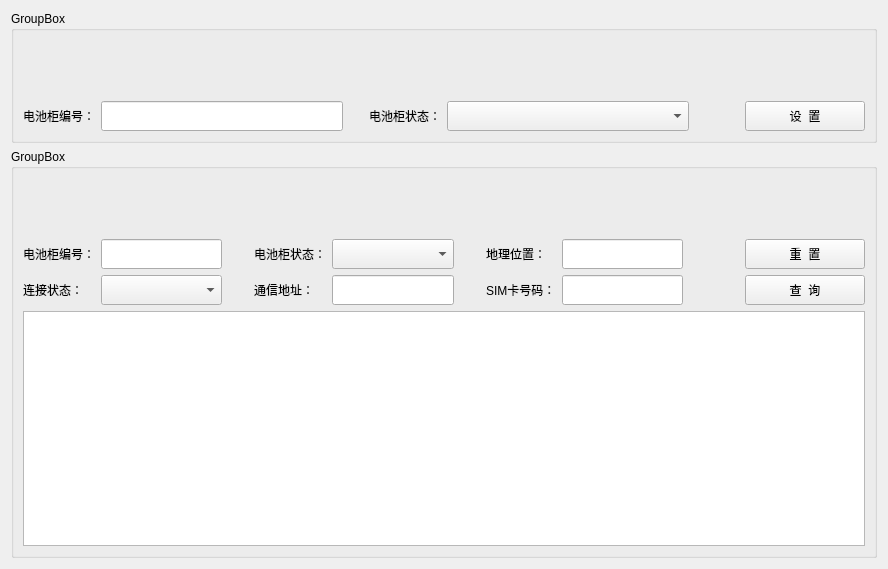
<?xml version="1.0" encoding="UTF-8"?>
<ui version="4.0">
 <class>BatteryCabinetForm</class>
 <widget class="QWidget" name="BatteryCabinetForm">
  <property name="geometry">
   <rect>
    <x>0</x>
    <y>0</y>
    <width>888</width>
    <height>569</height>
   </rect>
  </property>
  <property name="windowTitle">
   <string>Form</string>
  </property>
  <layout class="QGridLayout" name="gridLayout_3">
   <item row="0" column="0">
    <widget class="GroupBoxEx" name="groupBoxCtrl">
     <property name="title">
      <string>GroupBox</string>
     </property>
     <layout class="QGridLayout" name="gridLayout">
      <property name="topMargin">
       <number>70</number>
      </property>
      <item row="0" column="0">
       <widget class="LabelEx" name="label_2">
        <property name="text">
         <string>电池柜编号：</string>
        </property>
       </widget>
      </item>
      <item row="0" column="1">
       <widget class="LineEditEx" name="lineEditID_Ctrl">
        <property name="minimumSize">
         <size>
          <width>120</width>
          <height>30</height>
         </size>
        </property>
       </widget>
      </item>
      <item row="0" column="2">
       <spacer name="horizontalSpacer_5">
        <property name="orientation">
         <enum>Qt::Horizontal</enum>
        </property>
        <property name="sizeType">
         <enum>QSizePolicy::Fixed</enum>
        </property>
        <property name="sizeHint" stdset="0">
         <size>
          <width>20</width>
          <height>20</height>
         </size>
        </property>
       </spacer>
      </item>
      <item row="0" column="3">
       <widget class="LabelEx" name="label_12">
        <property name="text">
         <string>电池柜状态：</string>
        </property>
       </widget>
      </item>
      <item row="0" column="4">
       <widget class="ComboBoxEx" name="comboBoxState_Ctrl">
        <property name="sizePolicy">
         <sizepolicy hsizetype="Expanding" vsizetype="Fixed">
          <horstretch>0</horstretch>
          <verstretch>0</verstretch>
         </sizepolicy>
        </property>
        <property name="minimumSize">
         <size>
          <width>120</width>
          <height>30</height>
         </size>
        </property>
       </widget>
      </item>
      <item row="0" column="5">
       <spacer name="horizontalSpacer_7">
        <property name="orientation">
         <enum>Qt::Horizontal</enum>
        </property>
        <property name="sizeType">
         <enum>QSizePolicy::Fixed</enum>
        </property>
        <property name="sizeHint" stdset="0">
         <size>
          <width>50</width>
          <height>20</height>
         </size>
        </property>
       </spacer>
      </item>
      <item row="0" column="6">
       <widget class="PushButtonEx" name="pushButtonSet">
        <property name="sizePolicy">
         <sizepolicy hsizetype="Fixed" vsizetype="Fixed">
          <horstretch>0</horstretch>
          <verstretch>0</verstretch>
         </sizepolicy>
        </property>
        <property name="minimumSize">
         <size>
          <width>120</width>
          <height>30</height>
         </size>
        </property>
        <property name="text">
         <string>设  置</string>
        </property>
       </widget>
      </item>
     </layout>
    </widget>
   </item>
   <item row="1" column="0">
    <widget class="GroupBoxEx" name="groupBoxView">
     <property name="title">
      <string>GroupBox</string>
     </property>
     <layout class="QGridLayout" name="gridLayout_2">
      <property name="topMargin">
       <number>70</number>
      </property>
      <item row="0" column="0">
       <widget class="LabelEx" name="label">
        <property name="text">
         <string>电池柜编号：</string>
        </property>
       </widget>
      </item>
      <item row="0" column="1">
       <widget class="LineEditEx" name="lineEditID">
        <property name="minimumSize">
         <size>
          <width>120</width>
          <height>30</height>
         </size>
        </property>
       </widget>
      </item>
      <item row="0" column="2">
       <spacer name="horizontalSpacer_2">
        <property name="orientation">
         <enum>Qt::Horizontal</enum>
        </property>
        <property name="sizeType">
         <enum>QSizePolicy::Fixed</enum>
        </property>
        <property name="sizeHint" stdset="0">
         <size>
          <width>20</width>
          <height>20</height>
         </size>
        </property>
       </spacer>
      </item>
      <item row="0" column="3">
       <widget class="LabelEx" name="label_3">
        <property name="text">
         <string>电池柜状态：</string>
        </property>
       </widget>
      </item>
      <item row="0" column="4">
       <widget class="ComboBoxEx" name="comboBoxState">
        <property name="sizePolicy">
         <sizepolicy hsizetype="Expanding" vsizetype="Fixed">
          <horstretch>0</horstretch>
          <verstretch>0</verstretch>
         </sizepolicy>
        </property>
        <property name="minimumSize">
         <size>
          <width>120</width>
          <height>30</height>
         </size>
        </property>
       </widget>
      </item>
      <item row="0" column="5">
       <spacer name="horizontalSpacer_3">
        <property name="orientation">
         <enum>Qt::Horizontal</enum>
        </property>
        <property name="sizeType">
         <enum>QSizePolicy::Fixed</enum>
        </property>
        <property name="sizeHint" stdset="0">
         <size>
          <width>20</width>
          <height>20</height>
         </size>
        </property>
       </spacer>
      </item>
      <item row="0" column="6">
       <widget class="LabelEx" name="label_4">
        <property name="text">
         <string>地理位置：</string>
        </property>
       </widget>
      </item>
      <item row="0" column="7">
       <widget class="LineEditEx" name="lineEditLocation">
        <property name="minimumSize">
         <size>
          <width>120</width>
          <height>30</height>
         </size>
        </property>
       </widget>
      </item>
      <item row="0" column="8">
       <spacer name="horizontalSpacer">
        <property name="orientation">
         <enum>Qt::Horizontal</enum>
        </property>
        <property name="sizeType">
         <enum>QSizePolicy::Fixed</enum>
        </property>
        <property name="sizeHint" stdset="0">
         <size>
          <width>50</width>
          <height>20</height>
         </size>
        </property>
       </spacer>
      </item>
      <item row="0" column="9">
       <widget class="PushButtonEx" name="pushButtonReset">
        <property name="sizePolicy">
         <sizepolicy hsizetype="Fixed" vsizetype="Fixed">
          <horstretch>0</horstretch>
          <verstretch>0</verstretch>
         </sizepolicy>
        </property>
        <property name="minimumSize">
         <size>
          <width>120</width>
          <height>30</height>
         </size>
        </property>
        <property name="text">
         <string>重  置</string>
        </property>
       </widget>
      </item>
      <item row="1" column="0">
       <widget class="LabelEx" name="label_5">
        <property name="text">
         <string>连接状态：</string>
        </property>
       </widget>
      </item>
      <item row="1" column="1">
       <widget class="ComboBoxEx" name="comboBoxConnect">
        <property name="sizePolicy">
         <sizepolicy hsizetype="Expanding" vsizetype="Fixed">
          <horstretch>0</horstretch>
          <verstretch>0</verstretch>
         </sizepolicy>
        </property>
        <property name="minimumSize">
         <size>
          <width>120</width>
          <height>30</height>
         </size>
        </property>
       </widget>
      </item>
      <item row="1" column="3">
       <widget class="LabelEx" name="label_6">
        <property name="text">
         <string>通信地址：</string>
        </property>
       </widget>
      </item>
      <item row="1" column="4">
       <widget class="LineEditEx" name="lineEditAddress">
        <property name="minimumSize">
         <size>
          <width>120</width>
          <height>30</height>
         </size>
        </property>
       </widget>
      </item>
      <item row="1" column="5">
       <spacer name="horizontalSpacer_4">
        <property name="orientation">
         <enum>Qt::Horizontal</enum>
        </property>
        <property name="sizeType">
         <enum>QSizePolicy::Fixed</enum>
        </property>
        <property name="sizeHint" stdset="0">
         <size>
          <width>20</width>
          <height>20</height>
         </size>
        </property>
       </spacer>
      </item>
      <item row="1" column="6">
       <widget class="LabelEx" name="label_7">
        <property name="text">
         <string>SIM卡号码：</string>
        </property>
       </widget>
      </item>
      <item row="1" column="7">
       <widget class="LineEditEx" name="lineEditSIM">
        <property name="minimumSize">
         <size>
          <width>120</width>
          <height>30</height>
         </size>
        </property>
       </widget>
      </item>
      <item row="1" column="9">
       <widget class="PushButtonEx" name="pushButtonQuery">
        <property name="sizePolicy">
         <sizepolicy hsizetype="Fixed" vsizetype="Fixed">
          <horstretch>0</horstretch>
          <verstretch>0</verstretch>
         </sizepolicy>
        </property>
        <property name="minimumSize">
         <size>
          <width>120</width>
          <height>30</height>
         </size>
        </property>
        <property name="text">
         <string>查  询</string>
        </property>
       </widget>
      </item>
      <item row="2" column="0" colspan="10">
       <widget class="TableViewEx" name="tableView"/>
      </item>
     </layout>
    </widget>
   </item>
  </layout>
 </widget>
 <customwidgets>
  <customwidget>
   <class>PushButtonEx</class>
   <extends>QPushButton</extends>
   <header>ctrls/PushButtonEx.h</header>
  </customwidget>
  <customwidget>
   <class>ComboBoxEx</class>
   <extends>QComboBox</extends>
   <header>ctrls/ComboBoxEx.h</header>
  </customwidget>
  <customwidget>
   <class>LineEditEx</class>
   <extends>QLineEdit</extends>
   <header>ctrls/LineEditEx.h</header>
  </customwidget>
  <customwidget>
   <class>LabelEx</class>
   <extends>QLabel</extends>
   <header>ctrls/LabelEx.h</header>
  </customwidget>
  <customwidget>
   <class>TableViewEx</class>
   <extends>QTableView</extends>
   <header>ctrls/TableViewEx.h</header>
  </customwidget>
  <customwidget>
   <class>GroupBoxEx</class>
   <extends>QGroupBox</extends>
   <header>ctrls/GroupBoxEx.h</header>
   <container>1</container>
  </customwidget>
 </customwidgets>
 <resources/>
 <connections/>
</ui>
